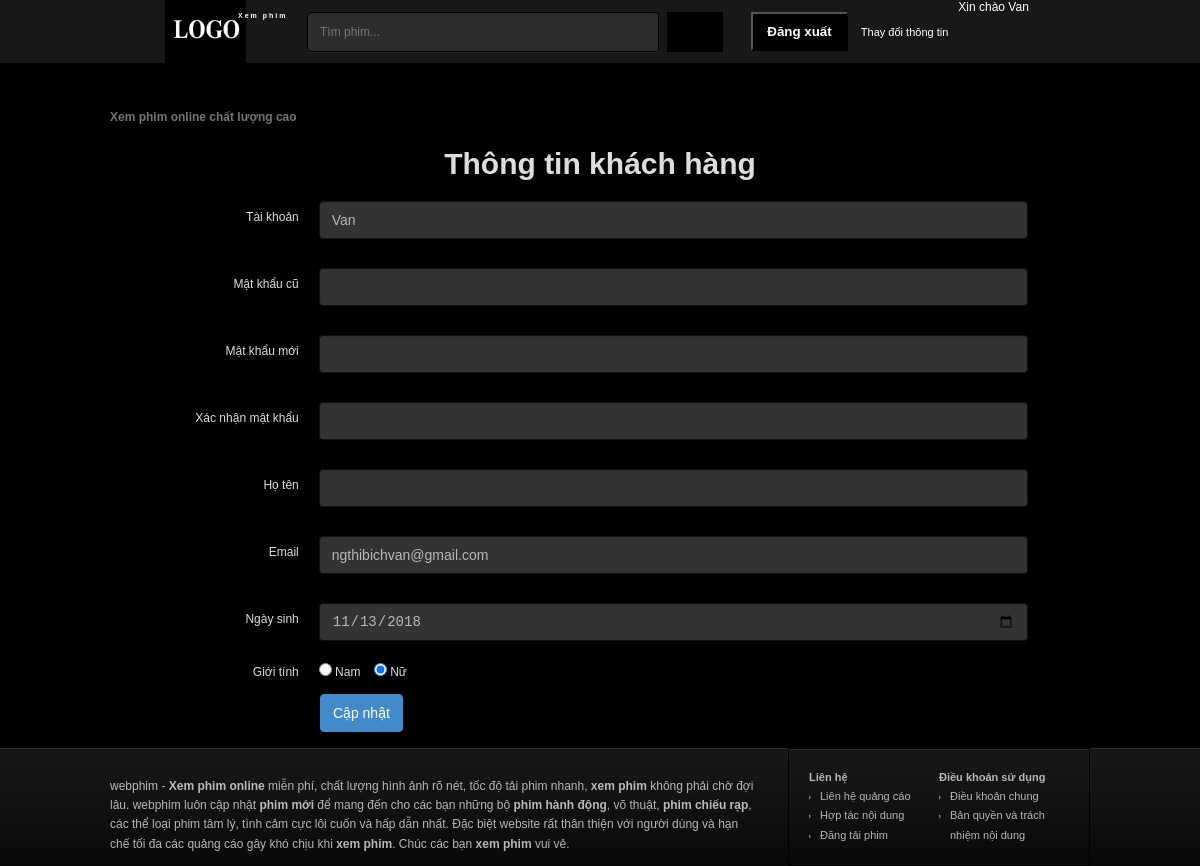
The app's page /info_account.php (signed in), older data.
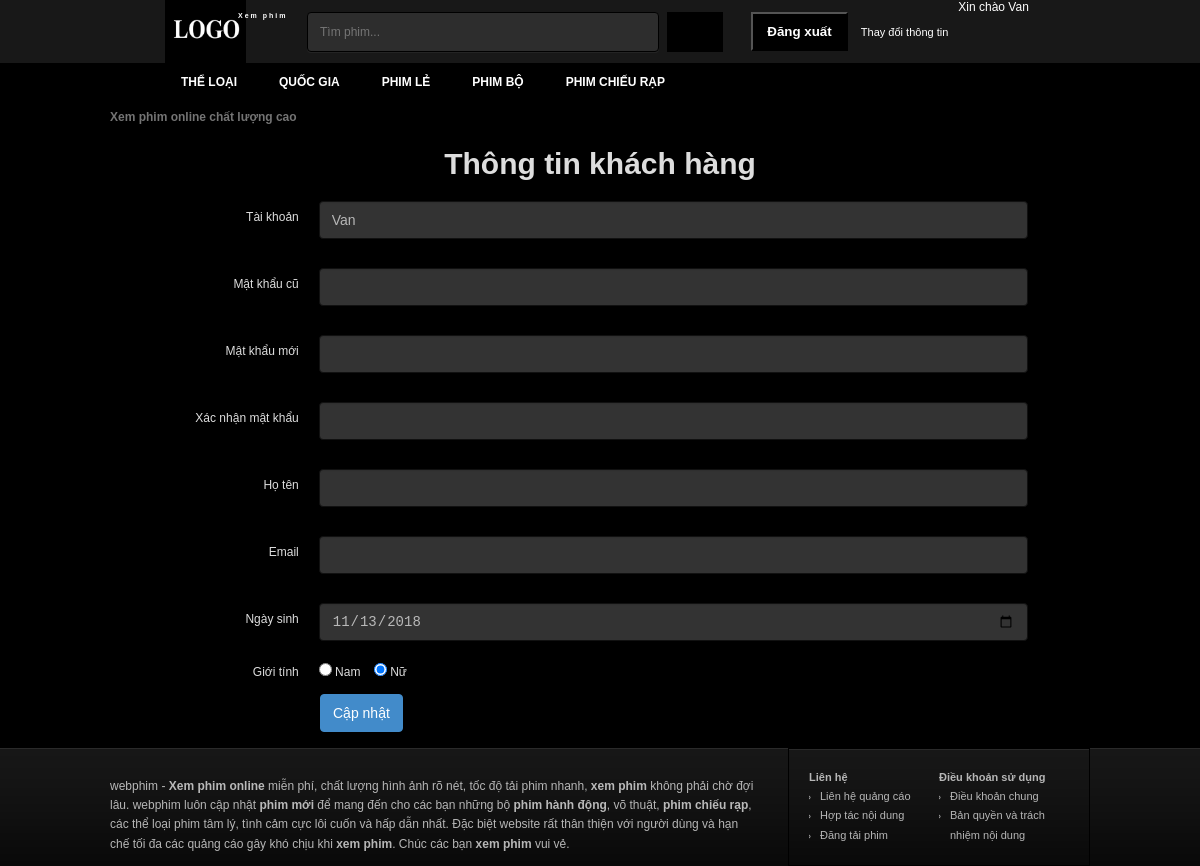
The same page, newer data.
### tables this page shows
CREATE TABLE `user` (
  `ID` int(5) NOT NULL,
  `username` varchar(30) NOT NULL,
  `fullname` varchar(50) NOT NULL,
  `password` varchar(100) NOT NULL,
  `email` varchar(50) NOT NULL,
  `birthday` date NOT NULL,
  `sex` varchar(10) NOT NULL,
  `usertype` int(2) NOT NULL
);

### info_account.php (the view, shortened to what this page needs)
<?php
  require_once("libs/db.php");
  if(isset($_SESSION['username'])){
    $username = $_SESSION['username'];
    $query="SELECT * FROM user WHERE username= '$username'";
    $result=mysqli_query($link,$query);
    $info = mysqli_fetch_array($result);
    $birthday=$info['birthday'];
    $sex = $info['sex'];
    $fullName = $info['fullname'];
    $email = $info['email'];
        ?>
        <?php
  }
?>
<!DOCTYPE html>
<html lang="vi" itemscope="itemscope" itemtype="http://schema.org/WebPage">
<head>
  <link href="css/owl.carousel.css" type="text/css" rel="stylesheet">
  <link href="css/style-info_account.css" type="text/css" rel="stylesheet">
  <link href="css/style.min.css" type="text/css" rel="stylesheet">
</head>
  <body style="position: relative;">
    <div id="wrapper">
      <?php
        include('header.php');
      ?>
      <div id="body-wrap" class="container">
      </div>
      <h3 style="margin-bottom: 20px; font-size:30px;text-align:center; ">Thông tin khách hàng</h3>
      <div class="form-update">
        <form method="post" id="form-update" name="form-update" class="form-horizontal" action="" role="form">
          <div class="form-group">
            <label class="col-lg-3 control-label">Tài khoản</label>
            <div class="col-lg-7">
              <input type="text" class="form-control" name="username" id="update-username" value="<?php if(isset($username)) echo $username ?>">
            </div>
          </div>
          <div class="form-group">
            <label class="col-lg-3 control-label">Mật khẩu cũ</label>
            <div class="col-lg-7">
              <input type="password" class="form-control" name="password" id="password" value="">
            </div>
          </div>
          <div class="form-group">
            <label class="col-lg-3 control-label">Mật khẩu mới</label>
            <div class="col-lg-7">
              <input type="password" class="form-control" name="password1" id="password1" value="">
            </div>
          </div>
          <div class="form-group">
            <label class="col-lg-3 control-label">Xác nhận mật khẩu</label>
            <div class="col-lg-7">
              <input type="password" class="form-control" name="password2" id="password2" value="">
            </div>
          </div>
            <div class="form-group">
              <label class="col-lg-3 control-label">Họ tên</label>
              <div class="col-lg-7">
                <input type="text" class="form-control" name="fullname" id="update-fullname" value="<?php if(isset($fullName)) echo $fullName ?>">
              </div>
            </div>
            <div class="form-group">
                <label class="col-lg-3 control-label">Email</label>
                <div class="col-lg-7"><input type="email" class="form-control" name="email" id="update-email" value="<?php if(isset($email)) echo $email ?>">
                </div>
            </div>
            <div class="form-group">
                <label class="col-lg-3 control-label">Ngày sinh</label>
                <div class="col-lg-7">
                  <input type="date" class="form-control" name="birthday" id="birthday"
                  value="<?php echo $birthday; ?>">
                </div>
            </div>
            <div class="form-group">
              <label class="col-lg-3 control-label">Giới tính</label>
              <div class="col-lg-7">
                <label class="checkbox-inline">
                  <input type="radio" name="gender" id="update-gender-male" value="male"
                  <?php if(isset($sex)) echo ($sex=='male')?'checked':'' ?>> Nam</label>
                  <label class="checkbox-inline">
                  <input type="radio" name="gender" id="update-gender-female" value="female"
                  <?php if(isset($sex)) echo ($sex=='female')?'checked':'' ?>> Nữ
                  </label>
              </div>
            </div>
            <div class="col-offset-3 col-lg-10">
              <button type="submit" class="btn btn-primary" id="button_update" name="button_update">Cập nhật</button>
            </div>
          </form>
      </div>
      <?php
      include('footer.php');
      ?>
  </body>
</html>

### header.php (shortened to what this page needs)
<div id="header">
  <div class="container">
    <h1 id="logo"><a href="?mod=home" title="Xem Phim">Xem phim</a></h1>
    <div id="search">
      <form method="post" action="?mod=search">
        <input type="text" autocomplete="off" name="kw" placeholder="Tìm phim..." class="keyword">
        <button type="submit" class="submit"></button>
      </form>
    </div>
    <div id="sign">
<?php if(empty($_SESSION["username"])){?>
  <div class="login"><a rel="nofollow" id="log">Đăng nhập</a>
      <div class="login-form" id="login-form" style="display: none;">
        <form method="post" action="login.php">
          <div>
            <input type="text" placeholder="Tên đăng nhập" class="input username" name="username">
          </div>
          <div>
            <input type="password" placeholder="Mật khẩu" class="input password" name="password">
          </div>
          <div>
            <label class="remember">
              <input type="checkbox" checked="checked" class="checkbox" name="remember"> Remember
            </label>
          <button type="submit" class="submit" name="btn_login">Đăng nhập</button>
          </div>
        </form>
      </div>
  </div>
  <div class="links"><a rel="nofollow" href="register.php">Đăng ký thành viên</a></div>
<?php } else {?>
  <form method="post" action="">
      <button id="logout" name="log_out">Đăng xuất</button>
      <a rel="nofollow" href="info_account.php">Thay đổi thông tin</a></div>
      <span type="text" style="margin-top:10px">&nbsp&nbsp Xin chào <?php echo $_SESSION["username"]?>
<?php } ?>
</div>
</div>
</div>
<div id="nav">
  <ul class="container menu">
    <li class="home"><a href="index.php" title=""></a></li>
    <?php
      $sql = 'select * from `nav-menu`';
      $query = mysqli_query($link,$sql);
      while($r=mysqli_fetch_assoc($query)){
    ?>
      <li class=""><a><?php echo $r['name']; ?></a>
      </li>
    <?php
      }
    ?>
  </ul>
</div>
<div id="nav2">
  <div class="container">
    <h2 class="title">Xem phim online chất lượng cao</h2></div>
</div>

### footer.php
<div id="footer">
  <div class="container">
    <div class="desc">
      <p><a href="javascript:void();" title="webphim">webphim</a> - <a href="javascript:void();" title="Xem phim online"><strong>Xem phim online</strong></a> miễn phí, chất lượng hình ảnh rõ nét, tốc độ tải phim nhanh, <a href="javascript:void();"
          title="Xem phim"><strong>xem phim</strong></a> không phải chờ đợi lâu. webphim luôn cập nhật <a title="Phim mới" href="javascript:void();"><strong>phim mới</strong></a> để mang đến cho các bạn những bộ <a title="Phim hành động"
          href="javascript:void();"><strong>phim hành động</strong></a>, võ thuật, <a title="Phim chiếu rạp" href="javascript:void();"><strong>phim chiếu rạp</strong></a>, các thể loại phim tâm lý, tình
        cảm cực lôi cuốn và hấp dẫn nhất. Đặc biệt website rất thân thiện với người dùng và hạn chế tối đa các quảng cáo gây khó chịu khi <strong>xem phim</strong>. Chúc các bạn <strong>xem phim</strong> vui vẻ.</p>
    </div>
    <div id="info">
      <div class="column">
        <div class="heading">Liên hệ</div>
        <ul>
          <li><a href="javascript:void();">Liên hệ quảng cáo</a></li>
          <li><a href="javascript:void();">Hợp tác nội dung</a></li>
          <li><a href="javascript:void();">Đăng tải phim</a></li>
        </ul>
      </div>
      <div class="column">
        <div class="heading">Điều khoản sử dụng</div>
        <ul>
          <li><a href="javascript:void();">Điều khoản chung</a></li>
          <li><a href="javascript:void();">Bản quyền và trách nhiệm nội dung</a></li>
        </ul>
  </div>
</div>

### css/style-info_account.css (style rules this page uses)
#footer { margin-top: 70px; width:100%; }

### info_account.php (style rules this page uses)
.checkbox-inline { padding: 7px 0px 0px !important; }
.form-control { background-color: #333 !important; border: 1px solid #111 !important; color: #b8b8b8 !important; }
.col-lg-3, .col-lg-7, .col-lg-10 { position: relative; min-height: 1px; padding-left: 10px; padding-right: 10px; }
.form-control { -webkit-box-sizing: border-box; -moz-box-sizing: border-box; box-sizing: border-box; }
@media (min-width: 992px) { .col-lg-3, .col-lg-7, .col-lg-10 { float: left; } }
@media (min-width: 992px) { .col-lg-3 { width: 25%; } }
@media (min-width: 992px) { .col-lg-7 { width: 58.333333333333336%; } }
@media (min-width: 992px) { .col-lg-10 { width: 30%; } }
@media (min-width: 992px) { .col-offset-3 { margin-left: 25%; } }
.form-control { display: block; width: 100%; height: 38px; padding: 8px 12px; font-size: 14px; line-height: 1.428571429; color: #555555; vertical-align: middle; background-color: #ffffff; border: 1px solid #cccccc; border-radius: 4px; -webkit-box-shadow: inset 0 1px 1px rgba(0, 0, 0, 0.075); box-shadow: inset 0 1px 1px rgba(0, 0, 0, 0.075); -webkit-transition: border-color ease-in-out 0.15s, box-shadow ease-in-out 0.15s; transition: border-color ease-in-out 0.15s, box-shadow ease-in-out 0.15s; }
.form-group { margin-bottom: 15px; }
.radio-inline, .checkbox-inline { display: inline-block; padding-left: 20px; margin-bottom: 0; font-weight: normal; vertical-align: middle; cursor: pointer; }
.radio-inline + .radio-inline, .checkbox-inline + .checkbox-inline { margin-top: 0; margin-left: 10px; }
.btn { display: inline-block; padding: 8px 12px; margin-bottom: 0; font-size: 14px; font-weight: 500; line-height: 1.428571429; text-align: center; white-space: nowrap; vertical-align: middle; cursor: pointer; border: 1px solid transparent; border-radius: 4px; margin-left: 10px; }
.btn-primary { color: #ffffff; background-color: #428bca; border-color: #428bca; }
.form-horizontal .control-label { padding-top: 9px; }
.form-horizontal .form-group:before, .form-horizontal .form-group:after { display: table; content: " "; }
.form-horizontal .form-group:after { clear: both; }
@media (min-width: 768px) { .form-horizontal .form-group { margin-left: -15px; } }
@media (min-width: 768px) { .form-horizontal .control-label { text-align: right; } }

### header.php (style rules this page uses)
#logout { background-position: 0 -41px; background-repeat: no-repeat; cursor: pointer; display: inline-block; font-weight: 700; height: 39px; line-height: 30px; text-align: center; width: 97px; background: black; color: #fff; margin-right: 10px; }

Row changes from the older to the newer data that the page shows:
added nav-menu: name "THỂ LOẠI"
added nav-menu: name "QUỐC GIA"
added nav-menu: name "PHIM LẺ"
added nav-menu: name "PHIM BỘ"
added nav-menu: name "PHIM CHIẾU RẠP"
changed user "☐ Nam": email "ngthibichvan@gmail.com" → (not shown)
